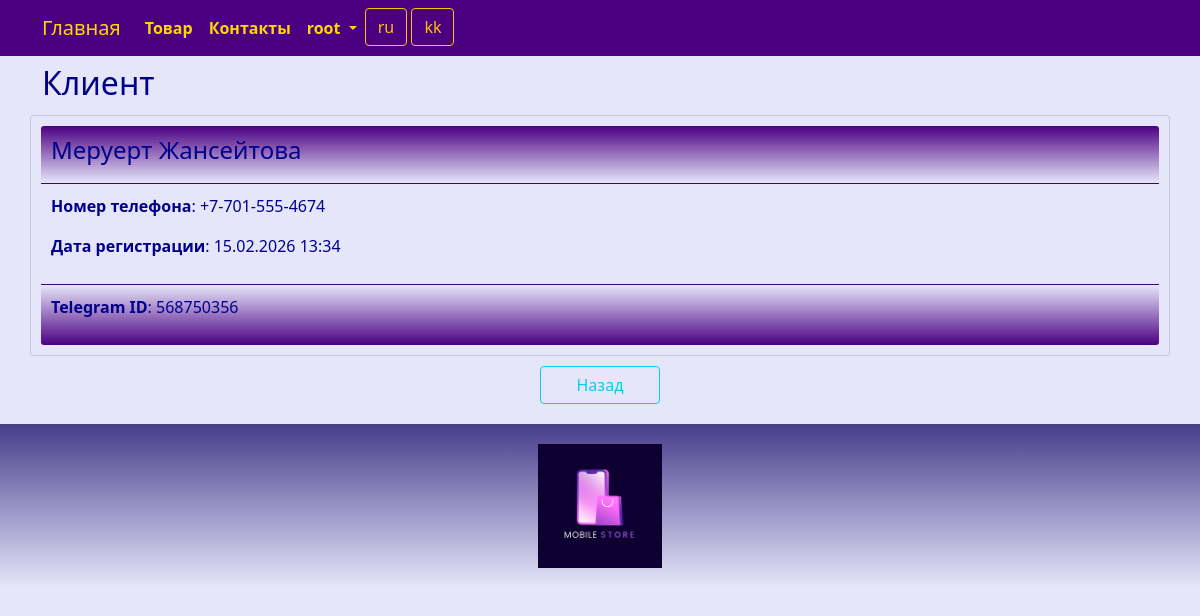
The page /customer/read/1/ (signed in) on the database its author committed.
### product/models.py (models this page shows, shortened)
class Customer(models.Model):
    telegram_id = models.IntegerField(_('telegram_id'), unique=True)
    phone_number = models.CharField(_('phone_number'), max_length=20, blank=True, null=True)
    first_name = models.CharField(_('first_name'), max_length=64, blank=True, null=True)
    last_name = models.CharField(_('last_name'), max_length=64, blank=True, null=True)
    date_joined = models.DateTimeField(_('date_joined'))
    class Meta:
        db_table = 'customer'
        indexes = [
            models.Index(fields=['telegram_id']),
        ]
        ordering = ['first_name', 'last_name']

### product/views.py (the view)
# urls.py: path('customer/read/<int:id>/', views.customer_read, name='customer_read'),
@login_required
@group_required("Managers")
def customer_read(request, id):
    try:
        customer = Customer.objects.get(id=id)
        return render(request, "customer/read.html", {"customer": customer})
    except Customer.DoesNotExist:
        return HttpResponseNotFound("<h2>Customer not found</h2>")
    except Exception as exception:
        print(exception)
        return HttpResponse(exception)

### product/views.py (called while the page is built)
def group_required(*group_names):
    def in_groups(u):
        if u.is_authenticated:
            if bool(u.groups.filter(name__in=group_names)) | u.is_superuser:
                return True
        return False
    return user_passes_test(in_groups, login_url='403')

### templates/customer/read.html (shortened to what this page needs)
{% extends "base.html" %}
{% load i18n %}
{% block content %}
<h2>{% trans "customer" %}</h2>
<div class="row justify-content-center">
	<div class="card" style="width:100%">
		<div class="card-header">
			<h4>{{ customer.first_name }} {{ customer.last_name }}</h4>
		</div>
		<div class="card-body">
			<p><strong>{% trans "phone_number" %}</strong>: {{ customer.phone_number }}</p>
			<p><strong>{% trans "date_joined" %}</strong>: {{ customer.date_joined | date:"d.m.Y H:i" }}</p>
		</div>
		<div class="card-footer">
			<p><strong>{% trans "telegram_id" %}</strong>: {{ customer.telegram_id }}</p>
		</div>
	</div>
	<br>
	<div class="div-button-center">
		<a class="btn btn-outline-info" style="width:120px" href="{% url 'customer_index' %}">{% trans "Back" %}</a>
	</div>
</div>
{% endblock content %}

### templates/base.html (shortened to what this page needs)
<!DOCTYPE html>
{% load static %}
{% load i18n %}
<html>
<html lang="{{ LANGUAGE_CODE }}">
<head>
	<link href="https://cdn.jsdelivr.net/npm/bootstrap@5.0.2/dist/css/bootstrap.min.css" rel="stylesheet">
	<link rel="stylesheet" href="{% static 'css/styles.css' %}" />
	<link rel="stylesheet" href="{% static 'css/choosen.css' %}" />
</head>
<nav class="navbar navbar-expand-lg justify-content-center">
	<div class="container">
		<div class="collapse navbar-collapse" id="mainMenu">
			<ul class="navbar-nav me-auto mb-2 mb-lg-0">
				<a class="navbar-brand" href="{{ HTTP_HOST }}/">{% trans "Home" %}</a>
				<li class="nav-item">
					<a class="nav-link" href="{% url 'catalog_list' %}">{% trans "catalog" %}</a>
				</li>
				<li class="nav-item">
					<a class="nav-link" href="{% url 'contact' %}">{% trans "contacts" %}</a>
				</li>
				{% if user.is_authenticated %}
				<li class="nav-item dropdown">
					<a class="nav-link dropdown-toggle" href="#" id="navbarDropdown" role="button" data-bs-toggle="dropdown" aria-expanded="false">
						{{ user.username }}
					</a>
				</li>
				{% else %}
				<form class="form-inline ml-auto">
					<a href="{% url 'login' %}" class="btn btn-outline-secondary">{% trans "Log In" %}</a>
				</form>
				{% endif %}
				<form action="{% url 'set_language' %}" method="post">
					{% get_current_language as LANGUAGE_CODE %}
					{% get_available_languages as LANGUAGES %}
					{% get_language_info_list for LANGUAGES as languages %}
					{% for language in languages %}
					<button type="submit" class="btn btn-outline-warning" name="language" value="{{ language.code }}">
						{{ language.code }}
					</button>
					{% endfor %}
				</form>
			</ul>
		</div>
	</div>
</nav>
<body>
	<div class="container">
		{% block content%}{% endblock content %}
	</div>
</body>
<footer class="container-fluid text-center bg-lightgray">
	<div class="copyrights">
		<img src="{% static 'images/logo.png' %}" alt="logo" style="height:144px; padding: 10px;">
	</div>
</footer>
<link rel="stylesheet" href="https://cdn.datatables.net/1.13.8/css/dataTables.bootstrap5.min.css">
</html>

### static/css/styles.css (style rules this page uses)
:root { --navbar-background-color: Indigo; --navbar-text-color: Gold; --main-background-color-light: Lavender; --main-background-color-dark: Indigo; --main-text-color: DarkBlue; --main-header-color: DarkBlue; --main-text-attention-color: Purple; --footer-background-color-light: Lavender; --footer-background-color-dark: DarkSlateBlue; --footer-text-color: Teal; --card-background-color-light: Lavender; --card-background-color-dark: Indigo; --card-text-color: SeaGreen; --table-background-color-light: Lavender; --table-background-color-dark: #F5F5F5; --table-text-color: DarkBlue; --star-size: 30px; --star-color: LightYellow; --star-background: Yellow ; }
.navbar { background-color: var(--navbar-background-color); color: var(--navbar-text-color); }
.navbar .navbar-nav, .navbar .navbar-nav .navbar-text { color: var(--navbar-text-color); }
.navbar ul { background-color: var(--navbar-background-color); color: var(--navbar-text-color); }
.navbar li { background-color: var(--navbar-background-color); color: var(--navbar-text-color); }
.navbar a { background-color: var(--navbar-background-color); color: var(--navbar-text-color); }
.navbar-brand { background-color: var(--navbar-background-color); color: var(--navbar-text-color); }
.nav-item { background-color: var(--navbar-background-color); color: var(--navbar-text-color); font-weight: bold; }
body { background-color: var(--main-background-color-light); }
h1, h2, h3, h4, h5, h6 { color: var(--main-header-color); }
p, ul, li, label { color: var(--main-text-color); }
.card { background-color: var(--card-background-color-light); color: var(--card-text-color); margin-top: 5px; padding: 10px; }
.card-header { background-image: linear-gradient(top, var(--card-background-color-dark), var(--card-background-color-light)); background-image: -o-linear-gradient(top, var(--card-background-color-dark), var(--card-background-color-light)); background-image: -moz-linear-gradient(top, var(--card-background-color-dark), var(--card-background-color-light)); background-image: -webkit-linear-gradient(top, var(--card-background-color-dark), var(--card-background-color-light)); color: var(--card-text-color); padding: 10px; }
.card-body { background-color: var(--card-background-color-light); color: var(--card-text-color); padding: 10px; }
.card-footer { background-image: linear-gradient(top, var(--card-background-color-light), var(--card-background-color-dark)); background-image: -o-linear-gradient(top, var(--card-background-color-light), var(--card-background-color-dark)); background-image: -moz-linear-gradient(top, var(--card-background-color-light), var(--card-background-color-dark)); background-image: -webkit-linear-gradient(top, var(--card-background-color-light), var(--card-background-color-dark)); color: var(--card-text-color); padding: 10px; }
.div-button-center { text-align: center; padding: 10px; }
footer { background-image: linear-gradient(top, var(--footer-background-color-dark), var(--footer-background-color-light)); background-image: -o-linear-gradient(top, var(--footer-background-color-dark), var(--footer-background-color-light)); background-image: -moz-linear-gradient(top, var(--footer-background-color-dark), var(--footer-background-color-light)); background-image: -webkit-linear-gradient(top, var(--footer-background-color-dark), var(--footer-background-color-light)); margin-top: 10px; padding: 10px; }

### rows shown on the page
Customer: first_name "Меруерт", last_name "Жансейтова", phone_number "+7-701-555-4674", date_joined "15.02.2026 13:34", telegram_id "568750356"

### other values the page prints
{{ user.username }} "root"
{{ language.code }} "ru" "kk"
